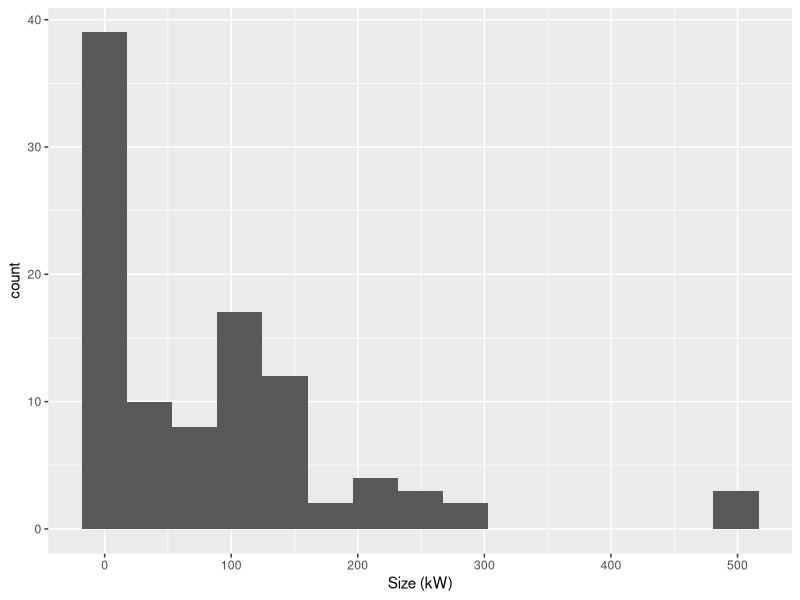
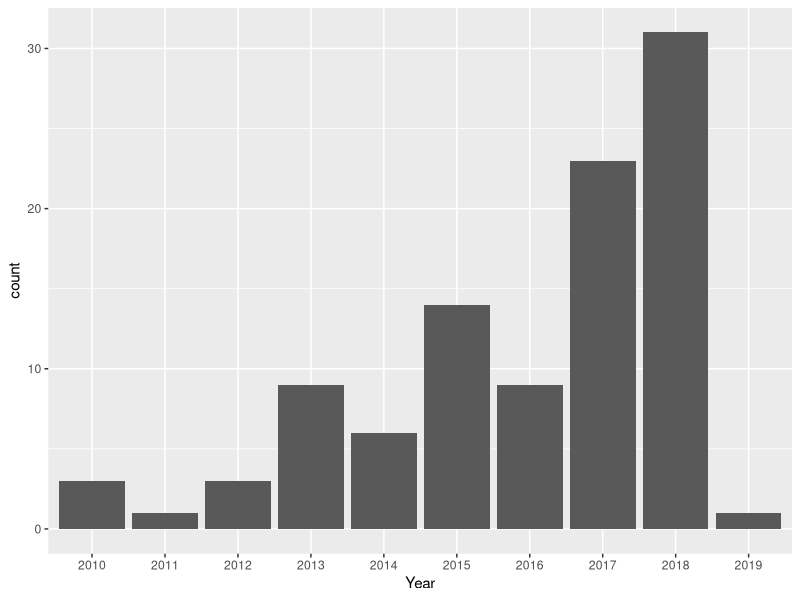
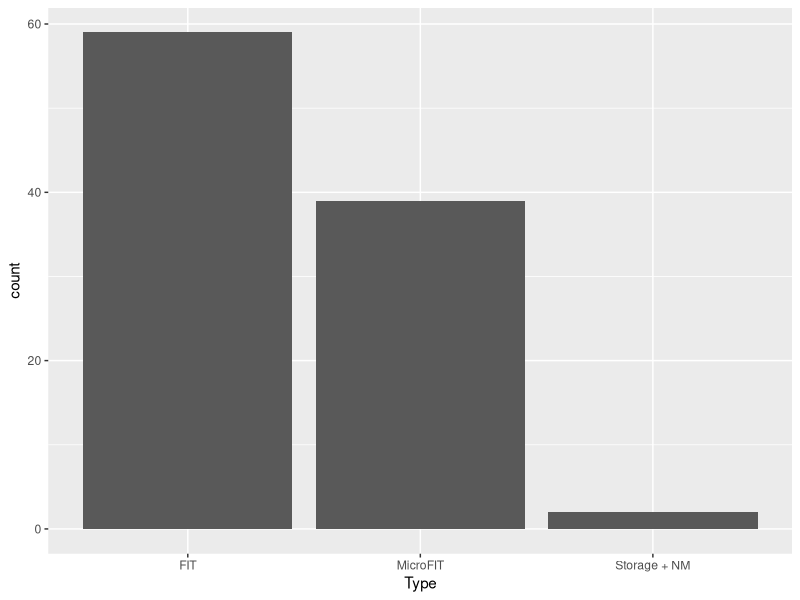
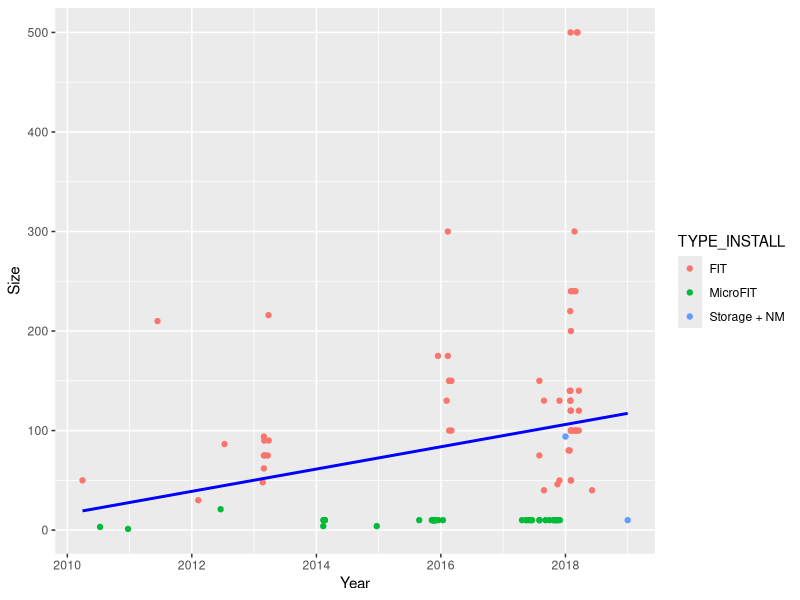
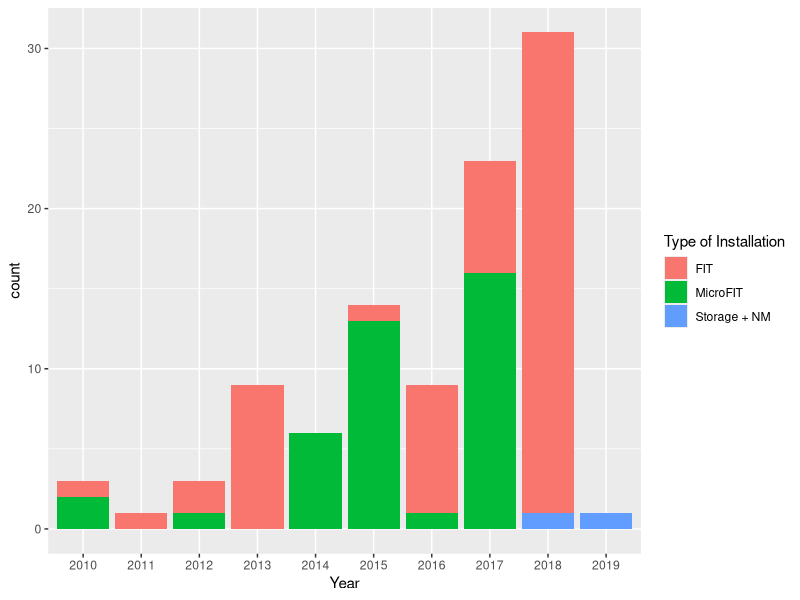

The R source for these figures, in order:
## ---- chunk 1
#| include: false
#| warning: false
#| message: false

library(tidyverse)
library(knitr)
library(ggplot2)
## ---- chunk 2
#| label: tbl-cleaneddata
#| tbl-cap: "Cleaned Data of Renewable Energy Installations"
#| echo: false
#| message: false
#| warning: false


cleaned_data <- read_csv(here::here("outputs/data/analysis_data.csv"))

cleaned_data %>% head() %>% kable()

## ---- chunk 3
#| label: tbl-sizesummary
#| tbl-cap: "Size of Installation Summary Statistics"
#| echo: false

cleaned_data %>% summarize(Mean = round(mean(SIZE_INSTALL),2), Median = median(SIZE_INSTALL), SD = round(sd(SIZE_INSTALL), 2)) %>% kable()



## ---- chunk 4
#| label: fig-sizehisto
#| fig-cap: "Distribution of size of installation"
#| echo: false
#| warning: false

cleaned_data %>% ggplot(aes (x= SIZE_INSTALL)) + geom_histogram(bins=15) + labs(x="Size (kW)")
## ---- chunk 5
#| label: fig-yearinstallation
#| fig-cap: "Count of new installations per year"
#| echo: false
#| warning: false

cleaned_data %>% ggplot(aes (x= factor(YEAR_INSTALL))) + geom_histogram(stat = "count") + labs(x="Year")
## ---- chunk 6
#| label: fig-typebar
#| fig-cap: "Types of Installations"
#| echo: false
#| warning: false

cleaned_data %>% ggplot(aes (x= factor(TYPE_INSTALL))) + geom_bar() + labs(x="Type")
## ---- chunk 7
#| label: fig-yearsize
#| fig-cap: "Size of new installations over time with fitted regression line"
#| echo: false
#| warning: false

cleaned_data %>% ggplot(aes (x= DATE_INSTALL, y=SIZE_INSTALL, color=TYPE_INSTALL)) + geom_point() +
  geom_smooth(method = "lm", se = FALSE, color = "blue") + labs(x="Year", y = "Size", fill="Type of Installation")
## ---- chunk 8
#| label: fig-typeinstallation
#| fig-cap: "Count of new installations by type per year"
#| echo: false
#| warning: false

cleaned_data %>% ggplot(aes (x= factor(YEAR_INSTALL), fill = TYPE_INSTALL)) + geom_histogram(stat = "count") + labs(x="Year", fill="Type of Installation") 
